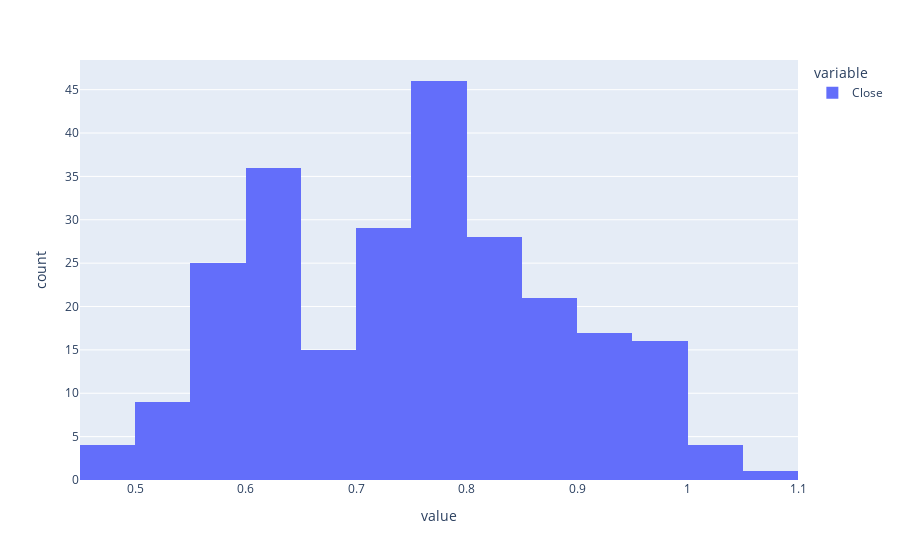

Write notebook code for a chart like this one.
### Code cell
px.histogram(returns)

### Figure 1 — Plotly figure (JSON) as saved in the notebook; plotly's stock layout.template omitted (floating-point values rounded to 4 significant figures; data arrays with more than 128 entries replaced by an {"elided": "..."} marker saying what was removed)
{"data": [{"alignmentgroup": "True", "bingroup": "x", "hovertemplate": "variable=Close<br>value=%{x}<br>count=%{y}<extra></extra>", "legendgroup": "Close", "marker": {"color": "#636efa", "pattern": {"shape": ""}}, "name": "Close", "offsetgroup": "Close", "orientation": "v", "showlegend": true, "type": "histogram", "x": {"elided": "252 float values"}, "xaxis": "x", "yaxis": "y"}], "layout": {"barmode": "relative", "legend": {"title": {"text": "variable"}, "tracegroupgap": 0}, "margin": {"t": 60}, "xaxis": {"anchor": "y", "domain": [0, 1], "title": {"text": "value"}}, "yaxis": {"anchor": "x", "domain": [0, 1], "title": {"text": "count"}}}}
